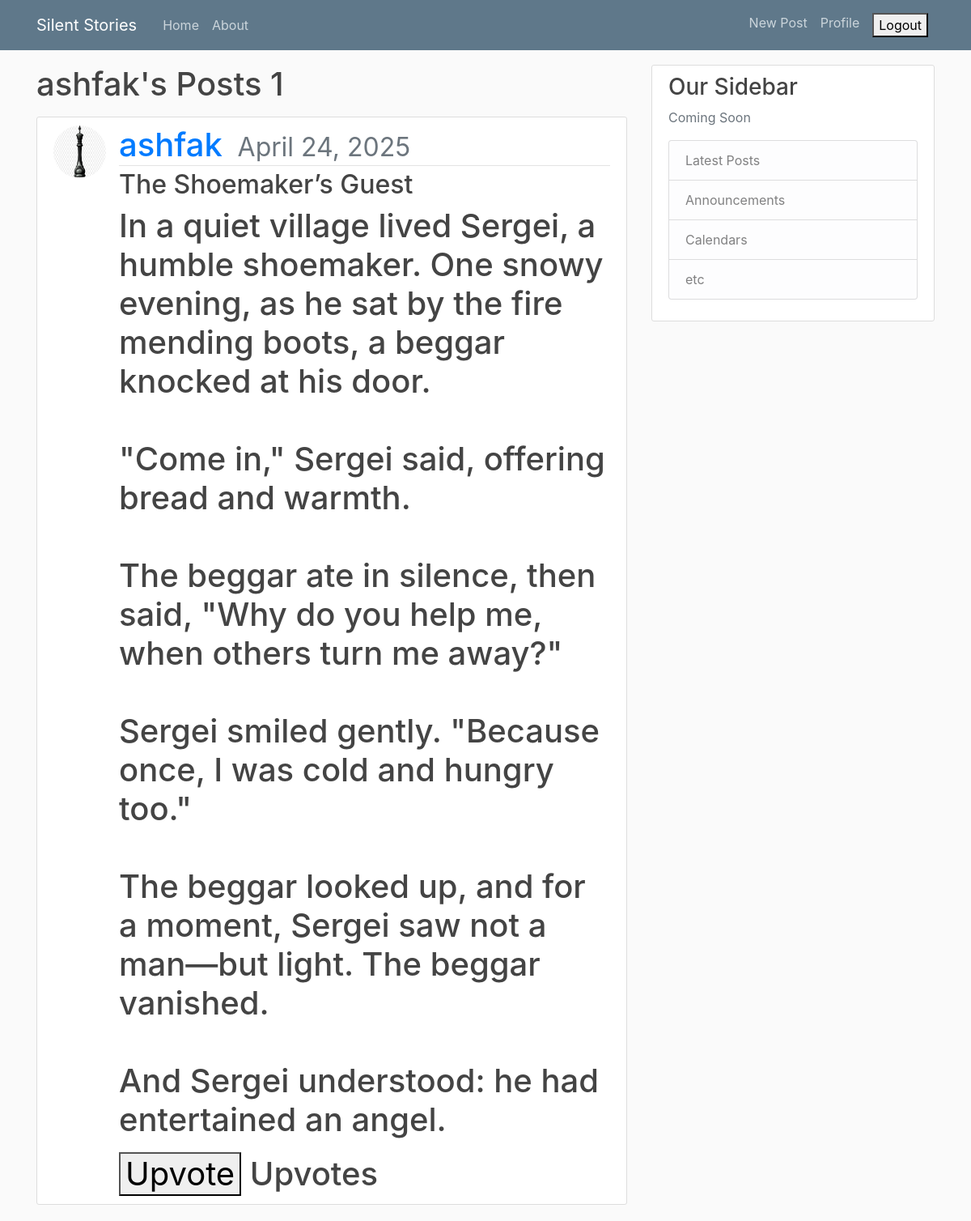
The app's page /user/ashfak (signed in) with its own data.
### blog/models.py (models this page shows, shortened)
class Post(models.Model):
    title=models.CharField(max_length=100)
    content=models.TextField(max_length=500)
    date_posted=models.DateTimeField(default=timezone.now)
    author= models.ForeignKey(User, on_delete=models.CASCADE)

### user/models.py (models this page shows, shortened)
class Profile(models.Model):
    user = models.OneToOneField(User, on_delete=models.CASCADE)
    image = models.ImageField(default='default.png', upload_to='profile_pics')

### blog/views.py (the view)
# urls.py: path('user/<str:username>', UserPostListView.as_view(), name="user-posts"),
class UserPostListView(LoginRequiredMixin,ListView):
    model=Post
    template_name='blog/user_posts.html'
    context_object_name='posts'
    ordering=['-date_posted']
    paginate_by=4
    def get_queryset(self):
        user=get_object_or_404(User, username=self.kwargs.get('username'))
        return Post.objects.filter(author=user).order_by('-date_posted')

### blog/templates/blog/user_posts.html (shortened to what this page needs)
{% extends "blog/base.html" %}
{% block content %}
<h1 class="mb-3">{{view.kwargs.username}}'s Posts {{page_obj.paginator.count}}<h1>
    {% for post in posts %}
        <article class="media content-section">
          <img class="rounded-circle article-img" src="{{ post.author.profile.image.url }}">
          <div class="media-body">
            <div class="article-metadata">
              <a class="mr-2" href="{% url 'user-posts' post.author.username %}">{{ post.author }}</a>
              <small class="text-muted">{{ post.date_posted|date:"F d, Y" }}</small>
            </div>
            <h2><a class="article-title" href="{% url 'post-detail' post.id %}">{{ post.title }}</a></h2>
            <p class="article-content">{{ post.content }}</p>
            <form method="POST" action="{% url 'upvote-post' post.id %}">
                <button type="submit">
                    {% if user in post.upvotes.all %}
                        Remove Upvote
                    {% else %}
                        Upvote
                    {% endif %}
                </button>
                <span>{{ post.total_upvotes }} Upvotes</span>
            </form>
          </div>
        </article>
    {% endfor %}
{% endblock content %}

### blog/static/blog/main.css (style rules this page uses)
body { background: #fafafa; color: #333333; margin-top: 5rem; }
h1, h2, h3, h4, h5, h6 { color: #444444; }
.content-section { background: #ffffff; padding: 10px 20px; border: 1px solid #dddddd; border-radius: 3px; margin-bottom: 20px; }
.article-title { color: #444444; }
.article-content { white-space: pre-line; }
.article-img { height: 65px; width: 65px; margin-right: 16px; }
.article-metadata { padding-bottom: 1px; margin-bottom: 4px; border-bottom: 1px solid #e3e3e3 }

### records on screen
Post: author.profile.image (picture), author "ashfak", date_posted "April 24, 2025", title "The Shoemaker’s Guest", content "In a quiet village lived Sergei, a humble shoemaker. One snowy evening, as he sat by the fire mending boots, a beggar knocked at his door. \"Come in,\" Sergei said, offering bread and warmth. The beggar ate in silence, then said, \"Why do you help me, when others turn me away?\" Sergei smiled gently. \"Because once, I was cold and hungry too.\" The beggar looked up, and for a moment, Sergei saw not a man—but light. The beggar vanished. And Sergei understood: he had entertained an angel."

### other values on screen
{{ view.kwargs.username }} "ashfak"
{{ page_obj.paginator.count }} "1"
